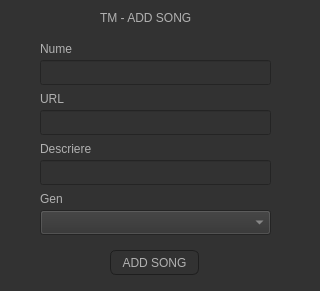
<?xml version="1.0" encoding="UTF-8"?>
<ui version="4.0">
 <class>addSongWIndow</class>
 <widget class="QDialog" name="addSongWIndow">
  <property name="geometry">
   <rect>
    <x>0</x>
    <y>0</y>
    <width>320</width>
    <height>291</height>
   </rect>
  </property>
  <property name="windowTitle">
   <string>TM - ADD SONG</string>
  </property>
  <property name="styleSheet">
   <string notr="true">QPushButton
{
    color: #b1b1b1;
    background-color: QLinearGradient( x1: 0, y1: 0, x2: 0, y2: 1, stop: 0 #565656, stop: 0.1 #525252, stop: 0.5 #4e4e4e, stop: 0.9 #4a4a4a, stop: 1 #464646);
    border-width: 1px;
    border-color: #1e1e1e;
    border-style: solid;
    border-radius: 6;
    padding: 3px;
    font-size: 12px;
    padding-left: 5px;
    padding-right: 5px;
}
 
QPushButton:pressed
{
    background-color: QLinearGradient( x1: 0, y1: 0, x2: 0, y2: 1, stop: 0 #2d2d2d, stop: 0.1 #2b2b2b, stop: 0.5 #292929, stop: 0.9 #282828, stop: 1 #252525);
}

QWidget
{
    color: #b1b1b1;
    background-color: #323232;
}

QLabel
{
rgb(238, 238, 236)
}




</string>
  </property>
  <widget class="QLabel" name="label">
   <property name="geometry">
    <rect>
     <x>100</x>
     <y>10</y>
     <width>111</width>
     <height>16</height>
    </rect>
   </property>
   <property name="text">
    <string>TM - ADD SONG </string>
   </property>
  </widget>
  <widget class="QLineEdit" name="lineEdit_addSongNume">
   <property name="geometry">
    <rect>
     <x>40</x>
     <y>60</y>
     <width>231</width>
     <height>25</height>
    </rect>
   </property>
  </widget>
  <widget class="QLineEdit" name="lineEdit_addSongUrl">
   <property name="geometry">
    <rect>
     <x>40</x>
     <y>110</y>
     <width>231</width>
     <height>25</height>
    </rect>
   </property>
  </widget>
  <widget class="QComboBox" name="comboBox_genList">
   <property name="geometry">
    <rect>
     <x>40</x>
     <y>210</y>
     <width>231</width>
     <height>25</height>
    </rect>
   </property>
  </widget>
  <widget class="QLabel" name="label_2">
   <property name="geometry">
    <rect>
     <x>40</x>
     <y>40</y>
     <width>67</width>
     <height>17</height>
    </rect>
   </property>
   <property name="text">
    <string>Nume</string>
   </property>
  </widget>
  <widget class="QLabel" name="label_3">
   <property name="geometry">
    <rect>
     <x>40</x>
     <y>90</y>
     <width>67</width>
     <height>17</height>
    </rect>
   </property>
   <property name="text">
    <string>URL </string>
   </property>
  </widget>
  <widget class="QLabel" name="label_4">
   <property name="geometry">
    <rect>
     <x>40</x>
     <y>190</y>
     <width>67</width>
     <height>17</height>
    </rect>
   </property>
   <property name="text">
    <string>Gen</string>
   </property>
  </widget>
  <widget class="QPushButton" name="pushButton_addSong">
   <property name="geometry">
    <rect>
     <x>110</x>
     <y>250</y>
     <width>89</width>
     <height>25</height>
    </rect>
   </property>
   <property name="text">
    <string>ADD SONG</string>
   </property>
  </widget>
  <widget class="QLineEdit" name="lineEdit_addDesc">
   <property name="geometry">
    <rect>
     <x>40</x>
     <y>160</y>
     <width>231</width>
     <height>25</height>
    </rect>
   </property>
  </widget>
  <widget class="QLabel" name="label_5">
   <property name="geometry">
    <rect>
     <x>40</x>
     <y>140</y>
     <width>67</width>
     <height>17</height>
    </rect>
   </property>
   <property name="text">
    <string>Descriere</string>
   </property>
  </widget>
 </widget>
 <resources/>
 <connections/>
</ui>
